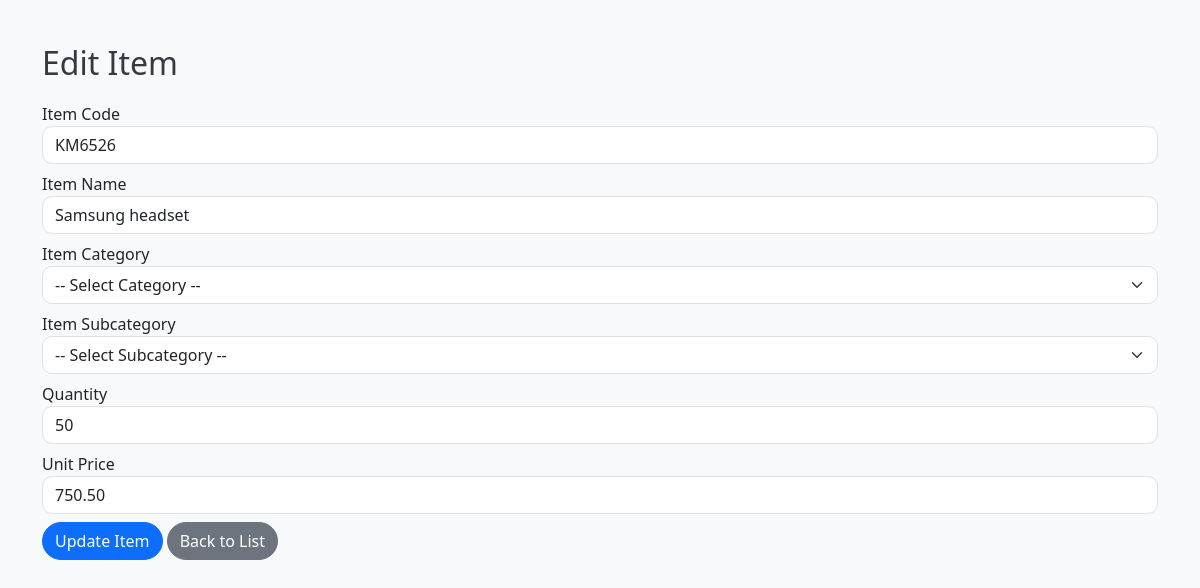
Screenshot of /item/edit.php?id=6 with the database file from the repository.
### tables this page shows
CREATE TABLE `item` (
  `id` int(11) NOT NULL,
  `item_code` varchar(20) NOT NULL,
  `item_category` varchar(20) NOT NULL,
  `item_subcategory` varchar(20) NOT NULL,
  `item_name` varchar(20) NOT NULL,
  `quantity` varchar(20) NOT NULL,
  `unit_price` varchar(20) NOT NULL
);

### item/edit.php (the view, shortened to what this page needs)
<?php
include("../config/db.php");
$id = $_GET['id'] ?? 0;
$stmt = $conn->prepare("SELECT * FROM item WHERE id = ?");
$stmt->bind_param("i", $id);
$stmt->execute();
$result = $stmt->get_result();
$item = $result->fetch_assoc();
?>
<?php include("../partials/header.php"); ?>
  <h2>Edit Item</h2>
  <form method="POST">
    <div class="mb-2">
      <label>Item Code</label>
      <input type="text" name="item_code" class="form-control" value="<?= htmlspecialchars($item['item_code']) ?>" required>
    </div>
    <div class="mb-2">
      <label>Item Name</label>
      <input type="text" name="item_name" class="form-control" value="<?= htmlspecialchars($item['item_name']) ?>" required>
    </div>
    <div class="mb-2">
      <label>Item Category</label>
      <select name="item_category" class="form-select" required>
        <option value="">-- Select Category --</option>
      </select>
    </div>
    <div class="mb-2">
      <label>Item Subcategory</label>
      <select name="item_subcategory" class="form-select" required>
        <option value="">-- Select Subcategory --</option>
      </select>
    </div>
    <div class="mb-2">
      <label>Quantity</label>
      <input type="number" name="quantity" class="form-control" value="<?= htmlspecialchars($item['quantity']) ?>" required>
    </div>
    <div class="mb-2">
      <label>Unit Price</label>
      <input type="number" step="0.01" name="unit_price" class="form-control" value="<?= htmlspecialchars($item['unit_price']) ?>" required>
    </div>
    <button type="submit" class="btn btn-primary">Update Item</button>
    <a href="view.php" class="btn btn-secondary">Back to List</a>
  </form>
<?php include("../partials/footer.php"); ?>

### assets/css/styles.css (style rules this page uses)
body { background-color: #f8f9fa; font-family: 'Segoe UI', Tahoma, Geneva, Verdana, sans-serif; padding: 20px; }
h2 { color: #343a40; margin-bottom: 20px; }
.btn { border-radius: 20px; transition: all 0.3s ease-in-out; }
form .form-control, form .form-select { border-radius: 10px; box-shadow: none; }

### rows the page displays
item: item_code "KM6526", item_name "Samsung headset", quantity "50", unit_price "750.50"
